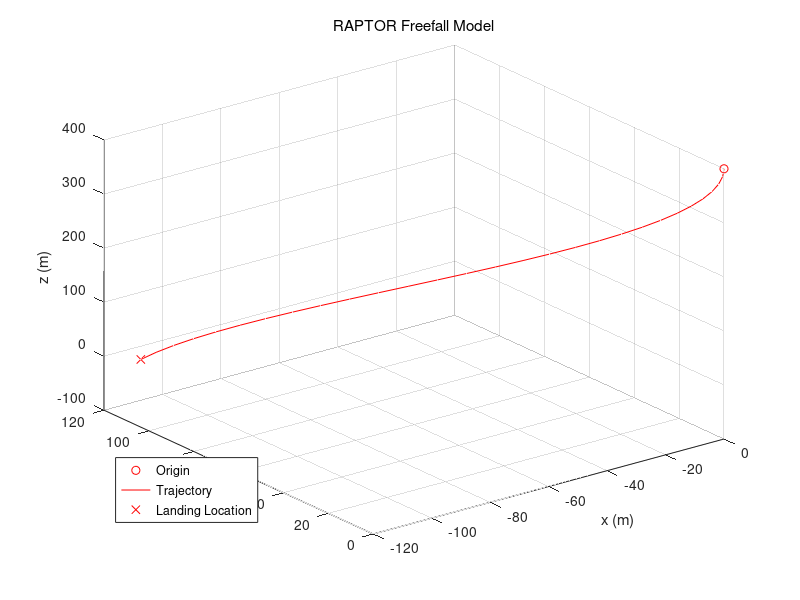

Write MATLAB code to recreate this figure.
%% raptor sim (3d)
%
% ==== ASSUMPTIONS MADE ====
% We are a point mass system
% We have no payload other than ourself
% Lift of the parafoil is negliable
% Drag is the only resistive force acting on us in a significant way
% We are stable and oriented after parafoil unfurls
% We naturally tend to orient so the x axis (our forward flying face) is
% oriented with the wind
% Our vertical velocity and acceleration is constant 
%
%% Variables
%
% general things
g = -9.8;     % gravity (m/s^2)
m = 1.58;     % weight of RAPTOR (kg)
t = 0:30;     % flight time (seconds)

% wind variables
w_v = 5*sin(0.02*pi*t);     % wind speed (m/s)
w_theta = -pi/4;            % wind angle (radians)

% starting positions
p_x = 0;      % starting coordinate in x (meters)
p_y = 0;      % starting coordinate in y (meters)
p_z = 400;    % starting coordinate in z (meters)

% drag stuff (????)
% might be wrong, idk
c_d_box = 1.05;         % drag coefficient of the box
c_d_parafoil = 0.09;    % drag coefficient of the parafoil
rho = 1.225;            % density of air

% drag equations
d_x = 1/2 * rho * w_v * cos(w_theta) * c_d_box * 0.25;         % x-axis drag force
d_y = 1/2 * rho * w_v * sin(w_theta) * c_d_box * 0.25;         % y-axis drag force
d_z = 1/2 * rho * (m*g) * c_d_box * 3;                         % z-axis drag force

%% Functions
% Assumes east, north, up (ENU) coordinates
%
% unit velocity functions
v_x = w_v .* cos(w_theta) - d_x;
v_y = w_v .* sin(w_theta) - d_y;
v_z = (m*g) - d_z;

% unit position functions
p_x = p_x - w_v .* cos(w_theta) .* t - d_x.*t;
p_y = p_y - w_v .* sin(w_theta) .* t - d_y.*t;
p_z = p_z - ((m*g)*t - d_z*t);

% grabs the index of the first 0 value in the z direction
% we want this index for plotting
index = 0;
for n = 1 : length(p_y)
    if p_z(n) < 0
        index = n;
        break
    end 
end

%% Plotting
plot3(0,0,400,'or',p_x(1:index), p_y(1:index), p_z(1:index),'r', p_x(index), p_y(index), p_z(index),'xr')
grid on;
legend({'Origin', 'Trajectory', 'Landing Location'},'Location','southwest')
title('RAPTOR Freefall Model','FontWeight','Normal')
xlabel('x (m)') % x-axis label
ylabel('y (m)') % y-axis label
zlabel('z (m)') % z-axis label